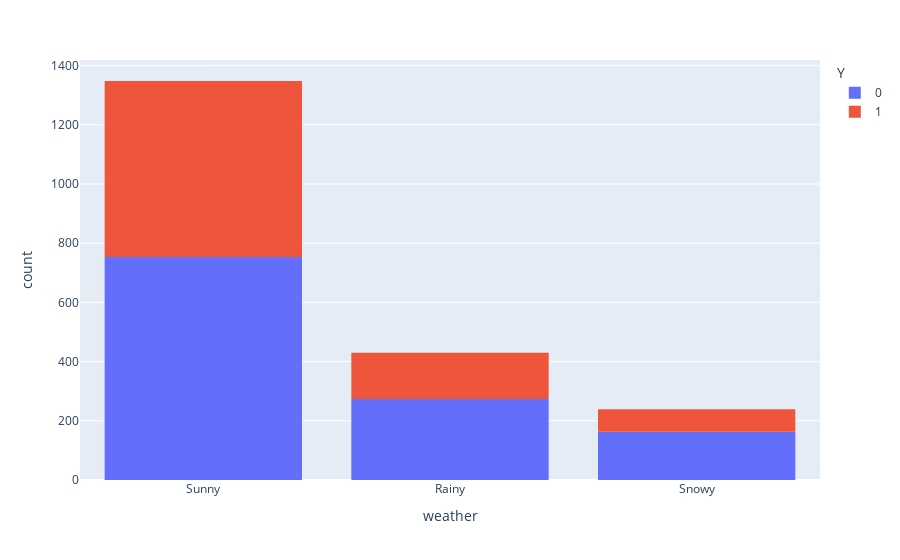

Source (notebook cell):
### Code cell
#based on the histogram plot, people are more likely to accept coupons on sunny days. 
px.histogram(bar_coupon, x = "weather", color = "Y")

### Figure 1 — Plotly figure (JSON) as saved in the notebook; plotly's stock layout.template omitted (floating-point values rounded to 4 significant figures; data arrays with more than 128 entries replaced by an {"elided": "..."} marker saying what was removed)
{"data": [{"alignmentgroup": "True", "bingroup": "x", "hovertemplate": "Y=0<br>weather=%{x}<br>count=%{y}<extra></extra>", "legendgroup": "0", "marker": {"color": "#636efa", "pattern": {"shape": ""}}, "name": "0", "offsetgroup": "0", "orientation": "v", "showlegend": true, "type": "histogram", "x": {"elided": "1190 str values"}, "xaxis": "x", "yaxis": "y"}, {"alignmentgroup": "True", "bingroup": "x", "hovertemplate": "Y=1<br>weather=%{x}<br>count=%{y}<extra></extra>", "legendgroup": "1", "marker": {"color": "#EF553B", "pattern": {"shape": ""}}, "name": "1", "offsetgroup": "1", "orientation": "v", "showlegend": true, "type": "histogram", "x": {"elided": "827 str values"}, "xaxis": "x", "yaxis": "y"}], "layout": {"barmode": "relative", "legend": {"title": {"text": "Y"}, "tracegroupgap": 0}, "margin": {"t": 60}, "xaxis": {"anchor": "y", "domain": [0, 1], "title": {"text": "weather"}}, "yaxis": {"anchor": "x", "domain": [0, 1], "title": {"text": "count"}}}}
